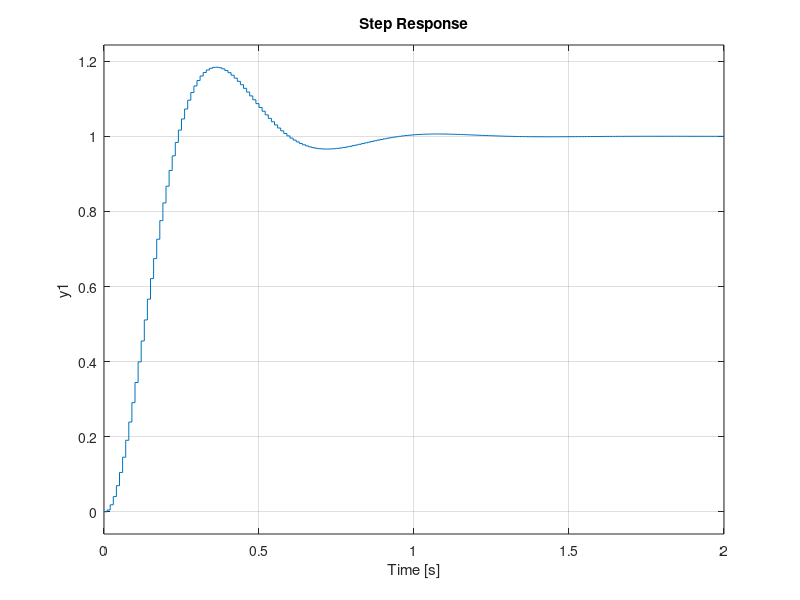

Source code (MATLAB):
clc, clear

% syms K_p K_i K_d T_f K T h s z

s = tf('s');

Ki = 1;
Kp = 0;
Kd = 0;
Tf = 0;
h = 0.01;

K = 10;
T = 0.1;

F = Kp + Ki/s + Kd*s/(1+Tf/s);
G = K/(1+s*T);

Fd = c2d(F, h, 'tustin');
Gd = c2d(G, h, 'zoh');

Ld = Fd*Gd;
Gryd = Ld/(1+Ld);

step(Gryd, 2)
% pzmap(Gryd)

